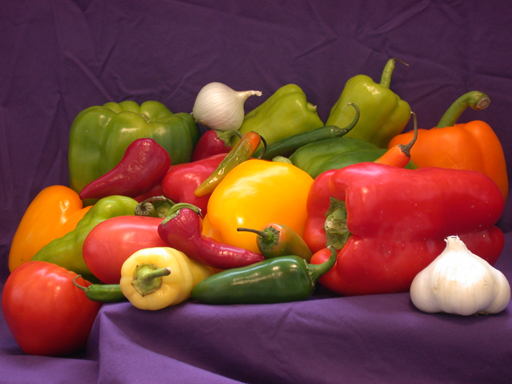
#> input picture Assignment-1/img.png, 512 x 384 px
$ jupyter execute question8.ipynb
#> lines starting #> are read from the running program, lines starting #| are printed output that depends on the picture
[cell 1]
# Lab Assignment - 1
# DIP Lab
# Date - 6 Aug 19
# Name - Ashish Goyal
# Id - 2016ucp1100

import cv2
import math

img_object = cv2.imread('img.png', cv2.IMREAD_GRAYSCALE)
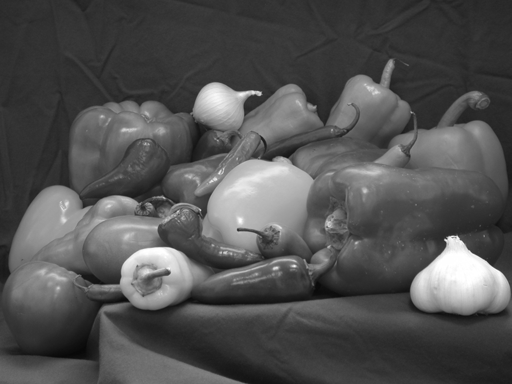
#> img_object: shape (384, 512); min 7, max 255, mean 81.6
cv2.imshow('Original Image', img_object)
height, width = img_object.shape
#> height = 384; width = 512


max_value=max(map(max, img_object))
#> max_value = 255
#print(maximum)
for i in range(0, height):
    for j in range(0, width):
        img_object[i, j] = (255 // math.log10(1 + max_value)) * math.log10(1 + img_object[i, j])
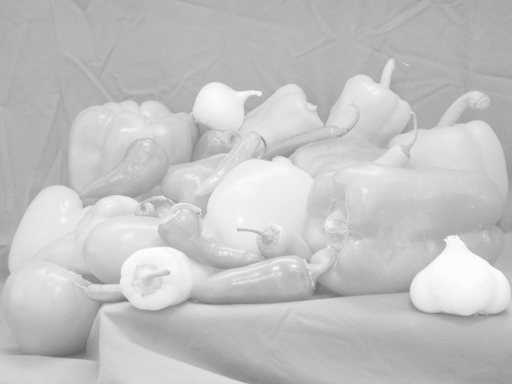
#> img_object: shape (384, 512); min 94, max 252, mean 194.7

cv2.imshow('Log transformed image', img_object)

cv2.waitKey(0)
cv2.destroyAllWindows()
